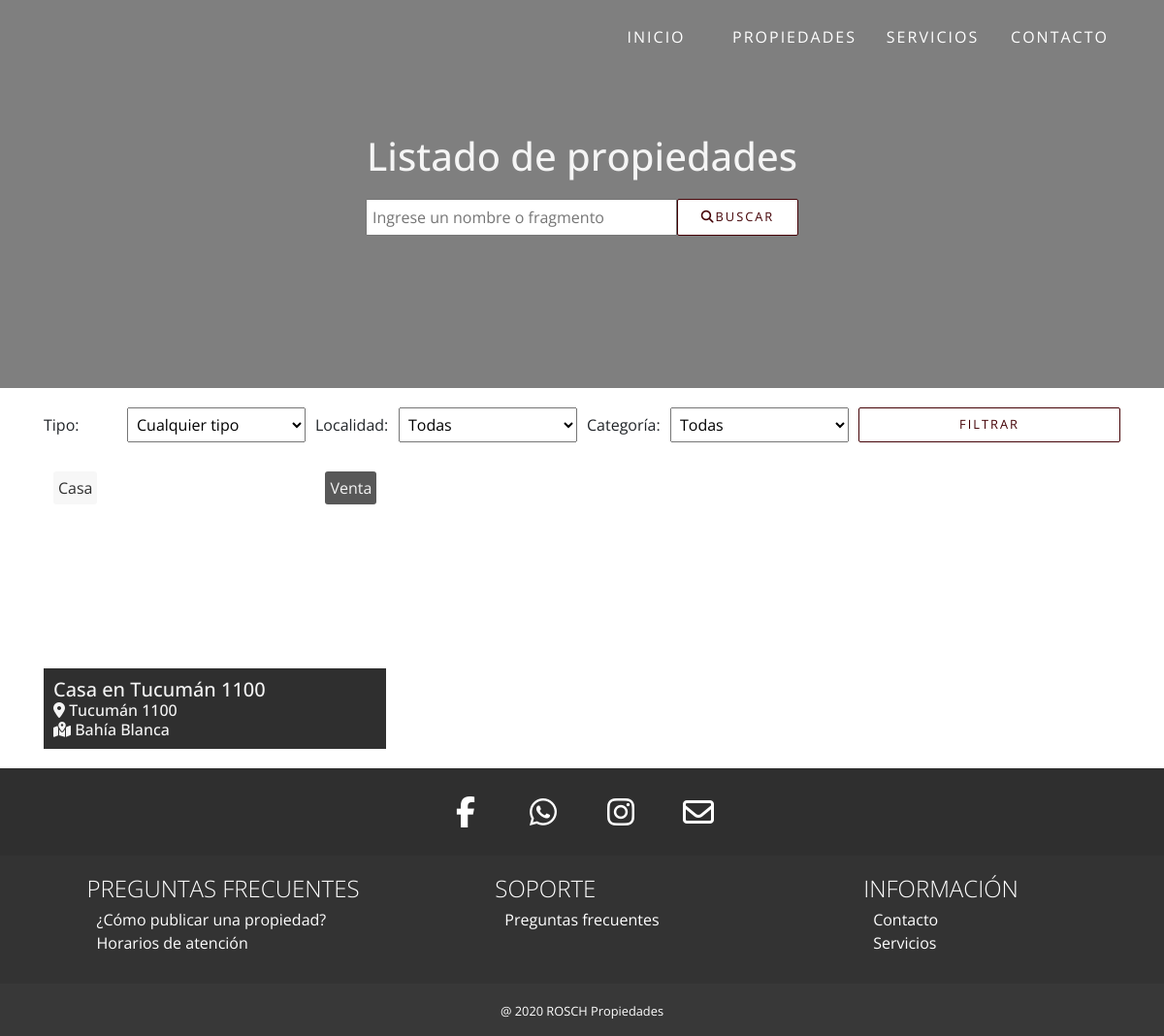
Page /propiedades.php?Nombre=Casa en Tucumán 1100 on the committed database.
### tables this page shows
CREATE TABLE `propiedades` (
  `ID_Propiedad` int(11) NOT NULL,
  `Título` varchar(255) NOT NULL,
  `Dirección` varchar(255) NOT NULL,
  `ID_Tipo` tinyint(4) NOT NULL,
  `Piso` tinyint(4) DEFAULT NULL,
  `Departamento` varchar(20) DEFAULT NULL,
  `Descripción` text DEFAULT NULL,
  `Localidad` varchar(255) NOT NULL,
  `Categoría` varchar(255) NOT NULL
);

CREATE TABLE `tipos_propiedades` (
  `ID_Tipo` tinyint(11) NOT NULL,
  `Nombre_Tipo` varchar(255) NOT NULL
);

### propiedades.php (the view, shortened to what this page needs)
<?php
require_once("conexion.php");
if (empty($_GET)) {
	$consulta = $conexionBD->prepare("SELECT propiedades.ID_Propiedad, propiedades.Título, propiedades.Dirección, tipos_propiedades.Nombre_Tipo AS Tipo, propiedades.Piso, propiedades.Departamento, propiedades.Descripción, propiedades.Localidad, propiedades.Categoría FROM propiedades INNER JOIN tipos_propiedades ON propiedades.ID_Tipo = tipos_propiedades.ID_Tipo WHERE Categoría!='No disponible'");
	$consulta->execute();
	$resultados = $consulta->fetchAll();
} else if(isset($_GET['Nombre'])) {
	$consulta = $conexionBD->prepare("SELECT propiedades.ID_Propiedad, propiedades.Título, propiedades.Dirección, tipos_propiedades.Nombre_Tipo AS Tipo, propiedades.Piso, propiedades.Departamento, propiedades.Descripción, propiedades.Localidad, propiedades.Categoría FROM propiedades INNER JOIN tipos_propiedades ON propiedades.ID_Tipo = tipos_propiedades.ID_Tipo WHERE Título LIKE ?");
	$consulta->execute(array("%" . $_GET['Nombre'] . "%"));
	$resultados = $consulta->fetchAll();
}
?>
<!DOCTYPE html>
<html lang="en">
<head>
	<link rel="stylesheet" href="https://stackpath.bootstrapcdn.com/bootstrap/4.5.2/css/bootstrap.min.css">
	<link href='https://cdn.jsdelivr.net/npm/boxicons@2.0.5/css/boxicons.min.css' rel='stylesheet'>
	<link rel="stylesheet" href="css/master.css">
	<link rel="stylesheet" href="css/propiedades.css">
</head>
<body>
	<div class="intro">
		<div class="container">
			<h1>Listado de propiedades</h1>
			<form action="">
				<input type="text" name="Nombre" placeholder="Ingrese un nombre o fragmento">
				<button class="button"><i class="fas fa-search"></i><span>Buscar</span></button>
			</form>
		</div>
	</div>
	<section class="propiedades">
		<div class="filtros">
			<div class="container">
				<form class="grid-wrapper" method="GET">
					<label>
						<span>Tipo:</span>
						<select name="Tipo">
							<option value="">Cualquier tipo</option>
							<?php
								$tipos = $conexionBD->prepare("SELECT * FROM tipos_propiedades;");
								$tipos->execute();
								$tipos = $tipos->fetchAll();
							?>
						</select>
					</label>
					<label>
						<span>Localidad:</span>
						<select name="Localidad">
							<option value="">Todas</option>
						</select>
					</label>
					<label>
						<span>Categoría:</span>
						<select name="Categoría">
							<option value="Ambas">Todas</option>
						</select>
					</label>
					<button class="button">Filtrar</button>
				</form>
			</div>
		</div>
		<div class="container">
		<?php foreach ($resultados as $resultado => $propiedad): ?>
			<div class="propiedad">
				<a class="cat" href="<?php echo 'propiedades.php?Tipo=&Localidad=&Categoría=' . $propiedad['Categoría']; ?>">
					<?php echo $propiedad['Categoría']; ?>
				</a>
				<?php foreach ($tipos as $resultado => $nombre): ?>
					<?php if ($nombre['Nombre_Tipo'] == $propiedad['Tipo']): ?>
						<a class="type" href="propiedades.php?Tipo=<?php echo $nombre['ID_Tipo'] ?>&Localidad=&Categoría=Ambas"> <?php echo $propiedad['Tipo']; ?> </a>
					<?php endif; ?>
				<?php endforeach; ?>
				<a href="detalles.php?Propiedad=<?php echo $propiedad['ID_Propiedad'] ?>" class="detail-link">
					<div class="back" style="background-image: url('imgs/propiedades/<?php echo $propiedad['Título']; ?>/<?php echo scandir("imgs/propiedades/{$propiedad['Título']}")[2]; ?>'); background-position: center; background-size: cover; background-repeat: no-repeat;"></div>
					<div class="desc">
						<h5 title="<?php echo $propiedad['Título']; ?>"><?php echo $propiedad['Título']; ?></h6>
						<h6 title="<?php echo $propiedad['Dirección']; ?>"><i class="fas fa-map-marker-alt"></i> <?php echo $propiedad['Dirección']; ?></h6>
						<h6 title="<?php echo $propiedad['Localidad']; ?>"><i class="fas fa-map-marked-alt"></i> <?php echo $propiedad['Localidad']; ?></h6>
					</div>
				</a>
			</div>
		<?php endforeach; ?>
		</div>
	</section>
</body>
</html>

### rows in the picture
propiedades: Categoría "Venta", Título "Casa en Tucumán 1100", Dirección "Tucumán 1100", Localidad "Bahía Blanca"
tipos_propiedades: Nombre_Tipo "Casa"
